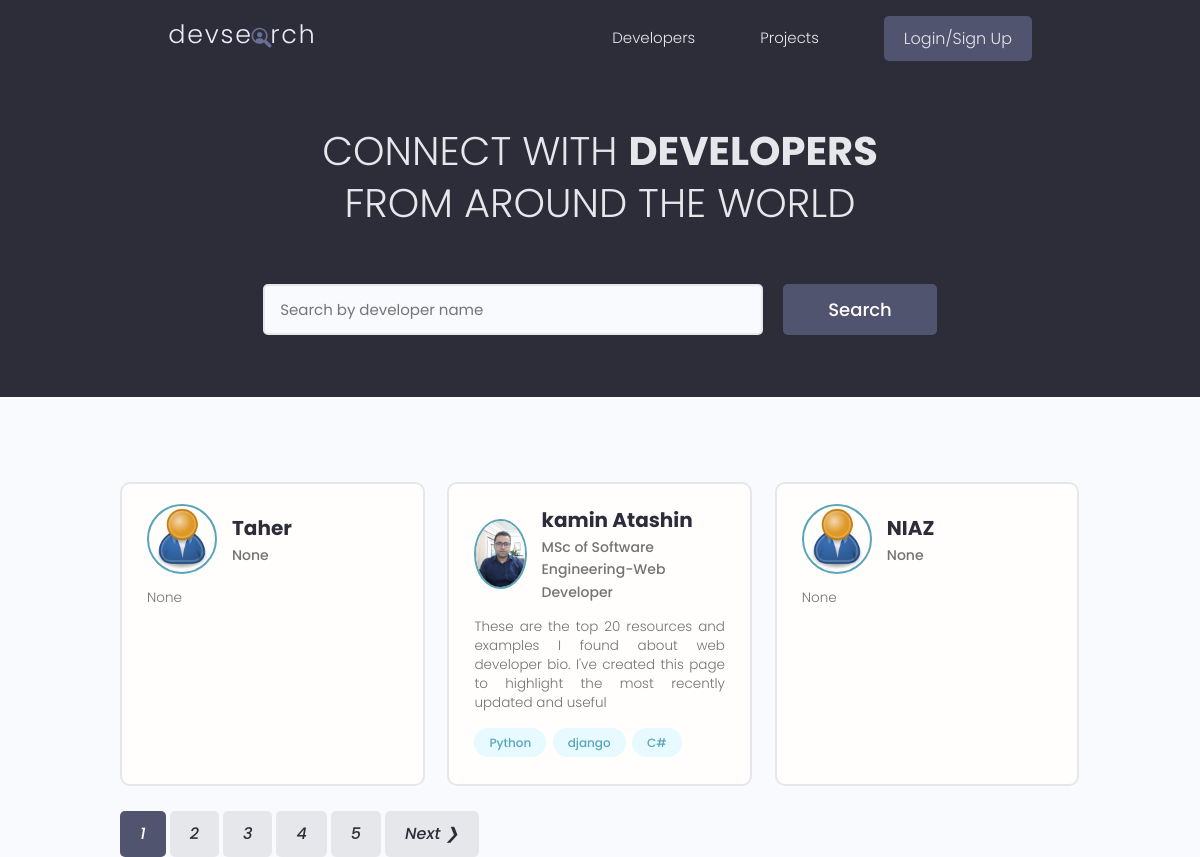
The page / on the database its author committed.
### users/models.py (models this page shows, shortened)
class Profiles(models.Model):
    user=models.OneToOneField(User,on_delete=models.CASCADE,null=True,blank=True)
    name=models.CharField(max_length=200,blank=True,null=True)
    email=models.EmailField(max_length=500,blank=True,null=True)
    username=models.CharField(max_length=200,blank=True,null=True)
    short_intro=models.CharField(max_length=200,blank=True,null=True)
    username=models.CharField(max_length=40)
    location=models.TextField(null=True,blank=True)
    bio=models.TextField(null=True,blank=True)
    profile_image=models.ImageField(blank=True,null=True,upload_to='profiles/', default='profiles/user-default.png')
    social_github=models.CharField(max_length=2000,null=True,blank=True)
    social_twitter=models.CharField(max_length=2000,null=True,blank=True)
    socail_linkedin=models.CharField(max_length=2000,null=True,blank=True)
    social_youtube=models.CharField(max_length=2000,null=True,blank=True)
    social_website=models.CharField(max_length=2000,null=True,blank=True)
    created=models.DateTimeField(auto_now_add=True,editable=False)
    id=models.UUIDField(default= uuid.uuid4,unique=True,primary_key=True,editable=False)

class Skill(models.Model) :
    owner=models.ForeignKey(Profiles,on_delete=models.CASCADE,null=True,blank=True)
    name=models.CharField(max_length=200,null=True,blank=True)
    description=models.TextField(null=True,blank=True)
    created=models.DateTimeField(auto_now_add=True,editable=False)
    id=models.UUIDField(default=uuid.uuid4,primary_key=True,unique=True,editable=False)
    def __str__(self):
        return str(self.name)

### users/views.py (the view)
# urls.py: path('', views.profiles, name='profiles'),
def profiles(request):
    profiles,search_query=searchProfiles(request)
    custom_range,profiles=paginatProfiles(request,profiles,3)
    context={'profiles':profiles,'search_query':search_query,'custom_range':custom_range}
    return render(request,'users/profiles.html', context)

### users/utils.py (called while the page is built)
def paginatProfiles(request,profiles,results):
    page= request.GET.get('page')
    paginator=Paginator(profiles,results)
    try:
        profiles=paginator.page(page)
    except PageNotAnInteger:
        page=1
        profiles=paginator.page(page)
    except EmptyPage:
        page=paginator.num_pages
        profiles=paginator.page(page)
    leftIndex=(int(page)-4)
    if leftIndex<1 :
        leftIndex=1
    rightIndex=(int(page)+5)
    if rightIndex > paginator.num_pages:
        rightIndex=paginator.num_pages +1
    custom_range= range(leftIndex, rightIndex)
    return custom_range,profiles

def searchProfiles(request):
    search_query=''
    if request.GET.get('search_query'):
        search_query=request.GET.get('search_query')
    skill=Skill.objects.filter(name__icontains=search_query)
    profiles= Profiles.objects.distinct().filter(Q(name__icontains=search_query) |
                                      Q(short_intro__icontains=search_query) |
                                      Q(skill__in=skill)
    )
    return profiles,search_query

### users/templates/users/profiles.html (shortened to what this page needs)
{% extends 'main.html' %}
{% block content %}
 <main class="home">
    <section class="hero-section text-center">
      <div class="container container--narrow">
        <div class="hero-section__box">
          <h2>CONNECT WITH <span>DEVELOPERS</span></h2>
          <h2>FROM AROUND THE WORLD</h2>
        </div>
        <div class="hero-section__search">
          <form id="searchForm" class="form" action="{% url 'profiles'%}" method="get">
            <div class="form__field">
              <input class="input input--text" id="formInput#search" type="text" name="search_query"
              value="{{ search_query }}" placeholder="Search by developer name" />
            </div>
            <input class="btn btn--sub btn--lg" type="submit" value="Search" />
          </form>
        </div>
      </div>
    </section>
    <section class="devlist">
      <div class="container">
        <div class="grid grid--three">
        {% for profile in profiles %}
          <div class="column card">
            <div class="dev">
              <a href="{% url 'user-profile' profile.id %}" class="card__body">
                <div class="dev__profile">
                  <img class="avatar avatar--md" src="{{ profile.profile_image.url }}" alt="image" />
                  <div class="dev__meta">
                    <h3>{{profile.name}}</h3>
                    <h5>{{profile.short_intro|slice:"60"}}</h5>
                  </div>
                </div>
                <p class="dev__info">{{ profile.bio|slice:"150"}}</p>
                <div class="dev__skills">
                 {% for skill in profile.skill_set.all|slice:"5" %}
                  <span class="tag tag--pill tag--main">
                    <small> {{ skill }} </small>
                  </span>
                 {% endfor %}
                </div>
              </a>
            </div>
          </div>
        {% endfor%}
        </div>
      </div>
    </section>
    {% include 'pagination.html' with queryset=profiles  custom_range=custom_range%}
  </main>
{% endblock content %}

### static/styles/app.css (style rules this page uses)
:root { --color-sub: #2d2d39; }
.btn--sub { background-color: var(--color-sub-light); }
.card { border: 2px solid var(--color-light); }
img { width: 100%; }
.hero-section { height: 40vh; display: flex; align-items: center; background-color: var(--color-sub); }
.hero-section__box { margin-bottom: 4rem; }
.hero-section__box > h2, .hero-section__box > h2 > span { font-size: 4rem; color: var(--color-light); line-height: 1.3; text-transform: uppercase; }
.hero-section__box > h2 { font-weight: 300; }
.hero-section__box > h2 > span { font-weight: 700; }
.hero-section__search > .form { display: flex; align-items: center; justify-content: center; gap: 2rem; }
.hero-section__search > .form input.input--text { width: 50rem; }
.devlist { margin-top: 8rem; }
.devlist .grid { align-items: stretch; }
.devlist .dev .dev__profile { display: flex; align-items: center; gap: 1.5rem; }
.devlist .dev .dev__meta h3 { color: var(--color-sub); font-size: 2rem; font-weight: 700; }
.devlist .dev .dev__meta h5 { color: var(--color-text); font-size: 1.4rem; font-weight: 500; }
.devlist .dev .dev__info { margin: 1.5rem 0; font-size: 1.35rem; line-height: 1.4; text-align: justify; }

### static/uikit/styles/modules/_variables.css (style rules this page uses)
:root { --color-main: #5aa5b9; --color-main-light: #e6faff; --color-sub: #3f4156; --color-sub-light: #51546e; --color-sub-lighter: #ededfd; --color-text: #737373; --color-gray: #8b8b8b; --color-light: #e5e7eb; --color-light-gray: #767676; --color-bg: #f8fafd; --color-white: #fffefd; --color-white-light: #f3f3f3; --color-success: #359e64; --color-success-bg: #def8e8; --color-error: #fc4b0b; --color-error-bg: #fff2ee; --font-base: 'Poppins', arial, helvetica, 'Segoe UI', roboto, ubuntu, sans-serif; --font-monospace: 'Fira Code', 'Courier New', courier, monospace; --font-regular: 300; --font-medium: 500; --font-bold: 700; --generic-shadow: 1px 1px 5px #00000010; --generic-transition: all 0.3s ease-in-out; }

### static/uikit/styles/modules/_base.css (style rules this page uses)
* { margin: 0; padding: 0; box-sizing: border-box; text-rendering: optimizeLegibility; color: inherit; font-size: inherit; }
html { font-size: 50%; }
@media only screen and (min-width: 480px) { html { font-size: 56.25%; } }
@media only screen and (min-width: 1200px) { html { font-size: 62.5%; } }
body { line-height: 1.6; font-weight: 400; font-size: 1.5rem; color: var(--color-text); background-color: var(--color-bg); min-height: 100vh; }

### static/uikit/styles/modules/_typography.css (style rules this page uses)
* { font-family: var(--font-base); }
h2 { font-size: 3.6rem; font-weight: var(--font-bold); }
h3 { font-size: 3.2rem; font-weight: var(--font-medium); }
h5 { font-size: 2.4rem; font-weight: var(--font-medium); }
h5, h6 { font-weight: var(--font-regular); }
p, span, strong { font-size: 1.6rem; color: var(--color-text); font-weight: var(--font-regular); }
a { padding-bottom: 2px; text-decoration: none; display: inline-block; color: var(--color-main); font-weight: var(--font-medium); }

### static/uikit/styles/modules/_utilities.css (style rules this page uses)
.container { width: 92%; max-width: 165rem; margin: 0 auto; box-sizing: border-box; }
.container--narrow { width: 92%; max-width: 120rem; }
@media screen and (min-width: 1000px) { .container { width: 90%; } }
@media screen and (min-width: 1000px) { .container--narrow { width: 85%; } }
@media screen and (min-width: 1200px) { .container { width: 80%; } }
@media screen and (min-width: 1200px) { .container--narrow { width: 72%; } }
.text-center { text-align: center; }

### static/uikit/styles/modules/_avatar.css (style rules this page uses)
.avatar { border-radius: 50%; border: 2px solid var(--color-main); object-fit: cover; }
.avatar--md { height: 7rem; width: 7rem; }

### static/uikit/styles/modules/_button.css (style rules this page uses)
.btn { display: inline-block; position: relative; cursor: pointer; background-color: var(--color-light); font-weight: var(--font-medium); color: var(--color-sub); text-decoration: none; padding: 1rem 2rem; border-radius: 0.5rem; border: none; width: -webkit-fit-content; width: -moz-fit-content; width: fit-content; height: -webkit-fit-content; height: -moz-fit-content; height: fit-content; font-size: 1.6rem; outline-width: 0; outline-color: transparent; -webkit-backface-visibility: hidden; backface-visibility: hidden; transition: all 0.3s ease-in-out; }
.btn--sub { background-color: var(--color-sub); color: var(--color-white); }
.btn--lg { font-size: 1.8rem; padding: 1.2rem 4.5rem; }

### static/uikit/styles/modules/_card.css (style rules this page uses)
.card { border-radius: 1rem; background-color: var(--color-white); border: 1.5px solid var(--color-light); width: auto; height: auto; margin-top: 0.5rem; margin-bottom: 0.5rem; overflow: hidden; }
.card__body, .card__header { padding: 2rem 2.5rem; }

### rows shown on the page
Profiles: profile_image (placeholder picture), name "Taher", short_intro "None", bio "None"
Profiles: profile_image (picture), name "kamin Atashin", short_intro "MSc of Software Engineering-Web Developer", bio "These are the top 20 resources and examples I found about web developer bio. I've created this page to highlight the most recently updated and useful"
Skill: name "Python"
Skill: name "django"
Skill: name "C#"
Profiles: profile_image (placeholder picture), name "NIAZ", short_intro "None", bio "None"

### other values the page prints
{{ page }} "1"
{{ page }} "2" "3" "4" "5"
